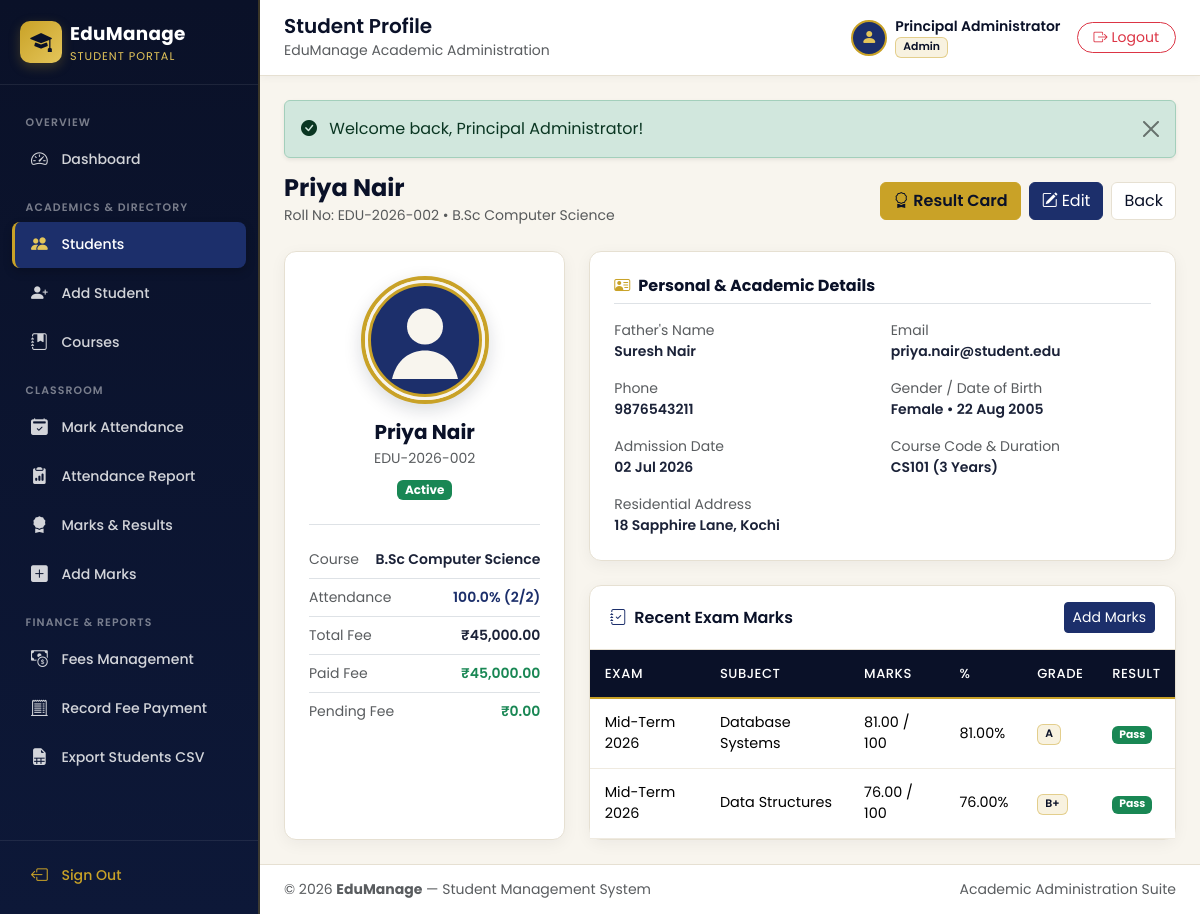
Screenshot of /students/view.php?id=2 (signed in) with the database file from the repository.
### tables this page shows
CREATE TABLE `students` (
  `id` INT UNSIGNED NOT NULL AUTO_INCREMENT,
  `roll_no` VARCHAR(30) NOT NULL,
  `full_name` VARCHAR(120) NOT NULL,
  `father_name` VARCHAR(120) NOT NULL,
  `email` VARCHAR(120) NOT NULL,
  `phone` VARCHAR(20) NOT NULL,
  `gender` ENUM('Male', 'Female', 'Other') NOT NULL,
  `dob` DATE NOT NULL,
  `address` TEXT NOT NULL,
  `course_id` INT UNSIGNED NOT NULL,
  `admission_date` DATE NOT NULL,
  `photo` VARCHAR(255) DEFAULT NULL,
  `status` ENUM('Active', 'Inactive') NOT NULL DEFAULT 'Active',
  `created_at` TIMESTAMP NOT NULL DEFAULT CURRENT_TIMESTAMP,
  PRIMARY KEY (`id`),
  UNIQUE KEY `uq_students_roll_no` (`roll_no`),
  UNIQUE KEY `uq_students_email` (`email`),
  KEY `idx_students_course` (`course_id`),
  CONSTRAINT `fk_students_course`
    FOREIGN KEY (`course_id`) REFERENCES `courses` (`id`)
    ON DELETE RESTRICT ON UPDATE CASCADE
);

CREATE TABLE `courses` (
  `id` INT UNSIGNED NOT NULL AUTO_INCREMENT,
  `course_name` VARCHAR(120) NOT NULL,
  `course_code` VARCHAR(30) NOT NULL,
  `duration` VARCHAR(50) NOT NULL,
  `fees` DECIMAL(10, 2) NOT NULL DEFAULT 0.00,
  `created_at` TIMESTAMP NOT NULL DEFAULT CURRENT_TIMESTAMP,
  PRIMARY KEY (`id`),
  UNIQUE KEY `uq_courses_code` (`course_code`)
);

CREATE TABLE `marks` (
  `id` INT UNSIGNED NOT NULL AUTO_INCREMENT,
  `student_id` INT UNSIGNED NOT NULL,
  `subject` VARCHAR(100) NOT NULL,
  `exam_name` VARCHAR(100) NOT NULL,
  `max_marks` INT UNSIGNED NOT NULL DEFAULT 100,
  `marks_obtained` DECIMAL(5, 2) NOT NULL,
  `percentage` DECIMAL(5, 2) NOT NULL,
  `grade` VARCHAR(5) NOT NULL,
  `result_status` ENUM('Pass', 'Fail') NOT NULL,
  `added_by` INT UNSIGNED DEFAULT NULL,
  `created_at` TIMESTAMP NOT NULL DEFAULT CURRENT_TIMESTAMP,
  PRIMARY KEY (`id`),
  KEY `idx_marks_student` (`student_id`),
  CONSTRAINT `fk_marks_student`
    FOREIGN KEY (`student_id`) REFERENCES `students` (`id`)
    ON DELETE CASCADE ON UPDATE CASCADE,
  CONSTRAINT `fk_marks_user`
    FOREIGN KEY (`added_by`) REFERENCES `users` (`id`)
    ON DELETE SET NULL ON UPDATE CASCADE
);

### config/db.php (called while the page is built, shortened)
<?php
function e(?string $value): string
{
    return htmlspecialchars((string) $value, ENT_QUOTES | ENT_SUBSTITUTE, 'UTF-8');
}
function url(string $path = ''): string
{
    $cleanPath = ltrim($path, '/');
    return ($cleanPath === '') ? (BASE_URL === '' ? '/' : BASE_URL . '/') : BASE_URL . '/' . $cleanPath;
}

### students/view.php (the view, shortened to what this page needs)
<?php
require_once dirname(__DIR__) . '/includes/auth_check.php';
$id = (int) ($_GET['id'] ?? 0);
$stmt = $pdo->prepare('
    SELECT s.*, c.course_name, c.course_code, c.duration, c.fees AS course_fees
    FROM students s
    INNER JOIN courses c ON s.course_id = c.id
    WHERE s.id = ?
    LIMIT 1
');
$stmt->execute([$id]);
$student = $stmt->fetch();
$att_stmt = $pdo->prepare("
    SELECT
        COUNT(*) AS total_days,
        SUM(CASE WHEN status = 'Present' THEN 1 ELSE 0 END) AS present_days
    FROM attendance
    WHERE student_id = ?
");
$att_stmt->execute([$id]);
$att = $att_stmt->fetch();
$att_pct = ($att && (int) $att['total_days'] > 0)
    ? round(((int) $att['present_days'] / (int) $att['total_days']) * 100, 1)
    : 0.0;
$fee_stmt = $pdo->prepare('SELECT COALESCE(SUM(amount), 0) FROM fees WHERE student_id = ?');
$fee_stmt->execute([$id]);
$paid_amount    = (float) $fee_stmt->fetchColumn();
$total_fee      = (float) $student['course_fees'];
$pending_amount = max(0, $total_fee - $paid_amount);
$marks_stmt = $pdo->prepare('SELECT * FROM marks WHERE student_id = ? ORDER BY id DESC LIMIT 5');
$marks_stmt->execute([$id]);
$marks_list = $marks_stmt->fetchAll();
$avatar = !empty($student['photo'])
    ? url('uploads/students/' . $student['photo'])
    : url('assets/images/default-avatar.svg');
include dirname(__DIR__) . '/includes/header.php';
?>
<div class="d-flex flex-wrap justify-content-between align-items-center gap-2 mb-4">
    <div>
        <h4 class="fw-bold text-navy mb-0"><?= e($student['full_name']) ?></h4>
        <small class="text-muted">Roll No: <?= e($student['roll_no']) ?> &bull; <?= e($student['course_name']) ?></small>
    </div>
    <div class="d-flex gap-2">
        <a href="<?= e(url('marks/result_card.php?student_id=' . $id)) ?>" class="btn btn-gold">
            <i class="bi bi-award me-1"></i>Result Card
        </a>
        <a href="<?= e(url('students/edit.php?id=' . $id)) ?>" class="btn btn-royal">
            <i class="bi bi-pencil-square me-1"></i>Edit
        </a>
        <a href="<?= e(url('students/list.php')) ?>" class="btn btn-outline-navy">Back</a>
    </div>
</div>
<div class="row g-4">
    <div class="col-lg-4">
        <div class="royal-card p-4 text-center h-100">
            <img src="<?= e($avatar) ?>" alt="Student Photo" class="avatar-profile mb-3">
            <h5 class="fw-bold text-navy mb-1"><?= e($student['full_name']) ?></h5>
            <p class="text-muted small mb-2"><?= e($student['roll_no']) ?></p>
            <span class="badge <?= $student['status'] === 'Active' ? 'bg-success' : 'bg-secondary' ?> mb-4">
                <?= e($student['status']) ?>
            </span>
            <div class="border-top pt-3 text-start small">
                <div class="d-flex justify-content-between py-2 border-bottom">
                    <span class="text-muted">Course</span>
                    <span class="fw-semibold"><?= e($student['course_name']) ?></span>
                </div>
                <div class="d-flex justify-content-between py-2 border-bottom">
                    <span class="text-muted">Attendance</span>
                    <span class="fw-semibold text-royal"><?= e(number_format($att_pct, 1)) ?>% (<?= (int) ($att['present_days'] ?? 0) ?>/<?= (int) ($att['total_days'] ?? 0) ?>)</span>
                </div>
                <div class="d-flex justify-content-between py-2 border-bottom">
                    <span class="text-muted">Total Fee</span>
                    <span class="fw-semibold">&#8377;<?= e(number_format($total_fee, 2)) ?></span>
                </div>
                <div class="d-flex justify-content-between py-2 border-bottom">
                    <span class="text-muted">Paid Fee</span>
                    <span class="fw-semibold text-success">&#8377;<?= e(number_format($paid_amount, 2)) ?></span>
                </div>
                <div class="d-flex justify-content-between py-2">
                    <span class="text-muted">Pending Fee</span>
                    <span class="fw-semibold <?= $pending_amount > 0 ? 'text-danger' : 'text-success' ?>">
                        &#8377;<?= e(number_format($pending_amount, 2)) ?>
                    </span>
                </div>
            </div>
        </div>
    </div>
    <div class="col-lg-8">
        <div class="royal-card p-4 mb-4">
            <h6 class="fw-bold text-navy border-bottom pb-2 mb-3">
                <i class="bi bi-person-vcard text-gold me-2"></i>Personal &amp; Academic Details
            </h6>
            <div class="row g-3 small">
                <div class="col-sm-6">
                    <span class="text-muted d-block">Father's Name</span>
                    <span class="fw-semibold"><?= e($student['father_name']) ?></span>
                </div>
                <div class="col-sm-6">
                    <span class="text-muted d-block">Email</span>
                    <span class="fw-semibold"><?= e($student['email']) ?></span>
                </div>
                <div class="col-sm-6">
                    <span class="text-muted d-block">Phone</span>
                    <span class="fw-semibold"><?= e($student['phone']) ?></span>
                </div>
                <div class="col-sm-6">
                    <span class="text-muted d-block">Gender / Date of Birth</span>
                    <span class="fw-semibold"><?= e($student['gender']) ?> &bull; <?= e(date('d M Y', strtotime($student['dob']))) ?></span>
                </div>
                <div class="col-sm-6">
                    <span class="text-muted d-block">Admission Date</span>
                    <span class="fw-semibold"><?= e(date('d M Y', strtotime($student['admission_date']))) ?></span>
                </div>
                <div class="col-sm-6">
                    <span class="text-muted d-block">Course Code &amp; Duration</span>
                    <span class="fw-semibold"><?= e($student['course_code']) ?> (<?= e($student['duration']) ?>)</span>
                </div>
                <div class="col-12">
                    <span class="text-muted d-block">Residential Address</span>
                    <span class="fw-semibold"><?= e($student['address']) ?></span>
                </div>
            </div>
        </div>
        <div class="royal-card">
            <div class="card-header d-flex justify-content-between align-items-center">
                <span><i class="bi bi-journal-check text-royal me-2"></i>Recent Exam Marks</span>
                <a href="<?= e(url('marks/add.php?student_id=' . $id)) ?>" class="btn btn-sm btn-royal">Add Marks</a>
            </div>
            <div class="card-body p-0">
                <div class="table-responsive">
                    <table class="table table-royal table-hover mb-0">
                        <thead>
                            <tr>
                                <th>Exam</th>
                                <th>Subject</th>
                                <th>Marks</th>
                                <th>%</th>
                                <th>Grade</th>
                                <th>Result</th>
                            </tr>
                        </thead>
                        <tbody>
                            <?php if (empty($marks_list)): ?>
                                <tr>
                                    <td colspan="6" class="text-center text-muted py-4">No marks recorded yet.</td>
                                </tr>
                            <?php else: ?>
                                <?php foreach ($marks_list as $m): ?>
                                    <tr>
                                        <td><?= e($m['exam_name']) ?></td>
                                        <td><?= e($m['subject']) ?></td>
                                        <td><?= e($m['marks_obtained']) ?> / <?= e($m['max_marks']) ?></td>
                                        <td><?= e($m['percentage']) ?>%</td>
                                        <td><span class="badge badge-role"><?= e($m['grade']) ?></span></td>
                                        <td>
                                            <span class="badge <?= $m['result_status'] === 'Pass' ? 'bg-success' : 'bg-danger' ?>">
                                                <?= e($m['result_status']) ?>
                                            </span>
                                        </td>
                                    </tr>
                                <?php endforeach; ?>
                            <?php endif; ?>
                        </tbody>
                    </table>
                </div>
            </div>
        </div>
    </div>
</div>
<?php include dirname(__DIR__) . '/includes/footer.php'; ?>

### assets/css/style.css (style rules this page uses)
:root { --navy: #0a1128; --navy-light: #131f44; --royal: #1c2f6b; --royal-hover: #253d88; --gold: #c9a227; --gold-light: #e4c55a; --gold-soft: rgba(201, 162, 39, 0.14); --offwhite: #f8f5ee; --surface: #ffffff; --text-main: #1b2238; --text-muted: #647087; --border-color: #e6e0d2; --sidebar-width: 260px; --transition-speed: 0.25s; }
body { font-family: 'Poppins', sans-serif; background-color: var(--offwhite); color: var(--text-main); margin: 0; overflow-x: hidden; }
.text-navy { color: var(--navy) !important; }
.text-royal { color: var(--royal) !important; }
.text-gold { color: var(--gold) !important; }
.btn-royal { background-color: var(--royal); border-color: var(--royal); color: #fff; transition: all var(--transition-speed) ease; }
.btn-gold { background-color: var(--gold); border-color: var(--gold); color: var(--navy); font-weight: 600; transition: all var(--transition-speed) ease; }
.btn-outline-navy { border-color: var(--border-color); color: var(--navy); background: #fff; }
.badge-role { background-color: var(--gold-soft); color: var(--navy); border: 1px solid rgba(201, 162, 39, 0.45); font-size: 0.68rem; font-weight: 600; }
.royal-card { background-color: var(--surface); border: 1px solid var(--border-color); border-radius: 12px; box-shadow: 0 4px 16px rgba(10, 17, 40, 0.05); }
.royal-card .card-header { background-color: transparent; border-bottom: 1px solid var(--border-color); padding: 1rem 1.25rem; font-weight: 600; color: var(--navy); }
.table-royal thead th { background-color: var(--navy); color: #ffffff; font-weight: 500; font-size: 0.82rem; text-transform: uppercase; letter-spacing: 0.5px; border-bottom: 2px solid var(--gold); padding: 0.85rem 0.9rem; white-space: nowrap; }
.table-royal tbody td { vertical-align: middle; padding: 0.8rem 0.9rem; font-size: 0.9rem; border-color: #efeae0; }
.avatar-profile { width: 128px; height: 128px; border-radius: 50%; object-fit: cover; border: 4px solid var(--gold); box-shadow: 0 6px 18px rgba(10, 17, 40, 0.15); background-color: var(--offwhite); }

### rows the page displays
students: full_name "Priya Nair", roll_no "EDU-2026-002", course.course_name "B.Sc Computer Science", status "Active", course.fees "45,000.00", father_name "Suresh Nair", email "priya.nair@student.edu", phone "9876543211", gender "Female", dob "22 Aug 2005", admission_date "02 Jul 2026", course.course_code "CS101", course.duration "3 Years", address "18 Sapphire Lane, Kochi"
marks: exam_name "Mid-Term 2026", subject "Database Systems", marks_obtained "81.00", max_marks "100", percentage "81.00", grade "A", result_status "Pass"
marks: exam_name "Mid-Term 2026", subject "Data Structures", marks_obtained "76.00", max_marks "100", percentage "76.00", grade "B+", result_status "Pass"

### other values shown
APP_NAME "EduManage"
$page_title "Student Profile"
$current_user "Principal Administrator"
$current_role "Admin"
$flash['message'] "Welcome back, Principal Administrator!"
$att_pct "100.0"
$att['present_days'] "2"
$att['total_days'] "2"
$paid_amount "45,000.00"
$pending_amount "0.00"
